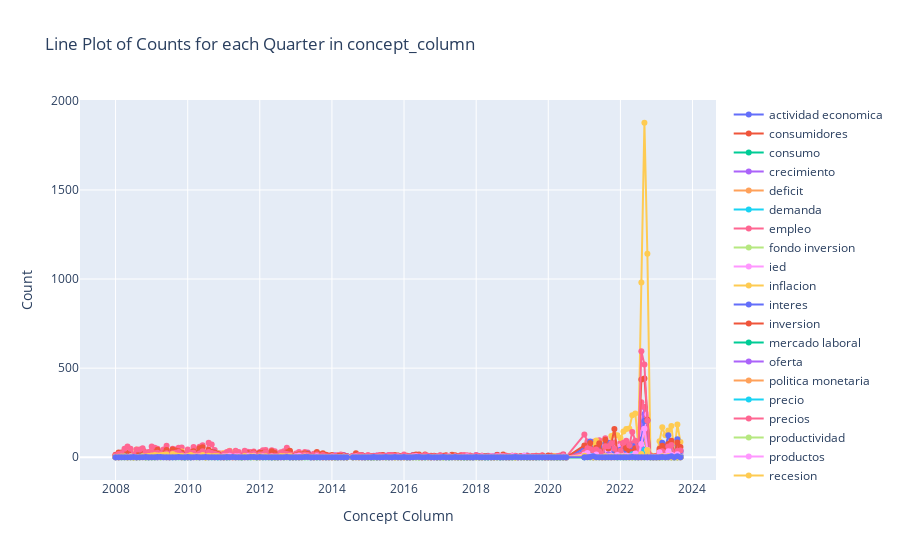

The notebook cell saved with this chart:
### Code cell
import seaborn as sns 
import matplotlib.pyplot as plt
import statsmodels.api as sm
from scipy import stats

import plotly as py
import plotly.express as px
import plotly.graph_objects as go
from plotly.subplots import make_subplots
import dateutil

# Pivot the DataFrame
# Convert Period objects to string representation
inflacion['month'] = inflacion['month'].astype(str)
pivot_table = inflacion.pivot_table(index='month', columns='text_column', aggfunc='size', fill_value=0)

# Create subplots
fig = make_subplots(rows=1, cols=1, shared_xaxes=True, subplot_titles=[''])

# Add traces for each quarter
for column in pivot_table.columns:
    trace = go.Scatter(x=pivot_table.index, y=pivot_table[column], mode='lines+markers', name=column)
    fig.add_trace(trace, row=1, col=1)

# Update layout
fig.update_layout(title_text='Line Plot of Counts for each Quarter in concept_column',
                  xaxis_title='Concept Column',
                  yaxis_title='Count')

# Show the plot
fig.show()

### Figure 1 — Plotly figure (JSON) as saved in the notebook; plotly's stock layout.template omitted (floating-point values rounded to 4 significant figures; data arrays with more than 128 entries replaced by an {"elided": "..."} marker saying what was removed)
{"data": [{"mode": "lines+markers", "name": "actividad economica", "type": "scatter", "x": {"elided": "183 str values"}, "xaxis": "x", "y": {"elided": "183 int values"}, "yaxis": "y"}, {"mode": "lines+markers", "name": "consumidores", "type": "scatter", "x": {"elided": "183 str values"}, "xaxis": "x", "y": {"elided": "183 int values"}, "yaxis": "y"}, {"mode": "lines+markers", "name": "consumo", "type": "scatter", "x": {"elided": "183 str values"}, "xaxis": "x", "y": {"elided": "183 int values"}, "yaxis": "y"}, {"mode": "lines+markers", "name": "crecimiento", "type": "scatter", "x": {"elided": "183 str values"}, "xaxis": "x", "y": {"elided": "183 int values"}, "yaxis": "y"}, {"mode": "lines+markers", "name": "deficit", "type": "scatter", "x": {"elided": "183 str values"}, "xaxis": "x", "y": {"elided": "183 int values"}, "yaxis": "y"}, {"mode": "lines+markers", "name": "demanda", "type": "scatter", "x": {"elided": "183 str values"}, "xaxis": "x", "y": {"elided": "183 int values"}, "yaxis": "y"}, {"mode": "lines+markers", "name": "empleo", "type": "scatter", "x": {"elided": "183 str values"}, "xaxis": "x", "y": {"elided": "183 int values"}, "yaxis": "y"}, {"mode": "lines+markers", "name": "fondo inversion", "type": "scatter", "x": {"elided": "183 str values"}, "xaxis": "x", "y": {"elided": "183 int values"}, "yaxis": "y"}, {"mode": "lines+markers", "name": "ied", "type": "scatter", "x": {"elided": "183 str values"}, "xaxis": "x", "y": {"elided": "183 int values"}, "yaxis": "y"}, {"mode": "lines+markers", "name": "inflacion", "type": "scatter", "x": {"elided": "183 str values"}, "xaxis": "x", "y": {"elided": "183 int values"}, "yaxis": "y"}, {"mode": "lines+markers", "name": "interes", "type": "scatter", "x": {"elided": "183 str values"}, "xaxis": "x", "y": {"elided": "183 int values"}, "yaxis": "y"}, {"mode": "lines+markers", "name": "inversion", "type": "scatter", "x": {"elided": "183 str values"}, "xaxis": "x", "y": {"elided": "183 int values"}, "yaxis": "y"}, {"mode": "lines+markers", "name": "mercado laboral", "type": "scatter", "x": {"elided": "183 str values"}, "xaxis": "x", "y": {"elided": "183 int values"}, "yaxis": "y"}, {"mode": "lines+markers", "name": "oferta", "type": "scatter", "x": {"elided": "183 str values"}, "xaxis": "x", "y": {"elided": "183 int values"}, "yaxis": "y"}, {"mode": "lines+markers", "name": "politica monetaria", "type": "scatter", "x": {"elided": "183 str values"}, "xaxis": "x", "y": {"elided": "183 int values"}, "yaxis": "y"}, {"mode": "lines+markers", "name": "precio", "type": "scatter", "x": {"elided": "183 str values"}, "xaxis": "x", "y": {"elided": "183 int values"}, "yaxis": "y"}, {"mode": "lines+markers", "name": "precios", "type": "scatter", "x": {"elided": "183 str values"}, "xaxis": "x", "y": {"elided": "183 int values"}, "yaxis": "y"}, {"mode": "lines+markers", "name": "productividad", "type": "scatter", "x": {"elided": "183 str values"}, "xaxis": "x", "y": {"elided": "183 int values"}, "yaxis": "y"}, {"mode": "lines+markers", "name": "productos", "type": "scatter", "x": {"elided": "183 str values"}, "xaxis": "x", "y": {"elided": "183 int values"}, "yaxis": "y"}, {"mode": "lines+markers", "name": "recesion", "type": "scatter", "x": {"elided": "183 str values"}, "xaxis": "x", "y": {"elided": "183 int values"}, "yaxis": "y"}, {"mode": "lines+markers", "name": "tipo cambio", "type": "scatter", "x": {"elided": "183 str values"}, "xaxis": "x", "y": {"elided": "183 int values"}, "yaxis": "y"}], "layout": {"title": {"text": "Line Plot of Counts for each Quarter in concept_column"}, "xaxis": {"anchor": "y", "domain": [0, 1], "title": {"text": "Concept Column"}}, "yaxis": {"anchor": "x", "domain": [0, 1], "title": {"text": "Count"}}}}
